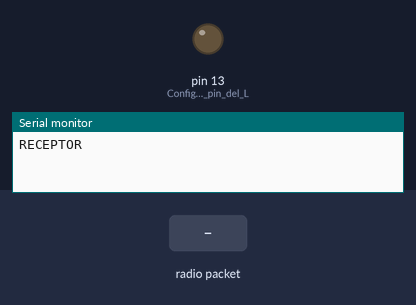
This sketch was run on a simulated Arduino Uno, built with avr-gcc and run on an emulated ATmega328P. On the bench: output pins drawn as LEDs (lit = HIGH), the last lines printed to the serial monitor. The inputs (shaded band) are chosen by the test bench. No radio packets arrive unless stated.

Above: at 1.2 s.
1.3 s: radio packet "1" arrives
At 1.8 s:
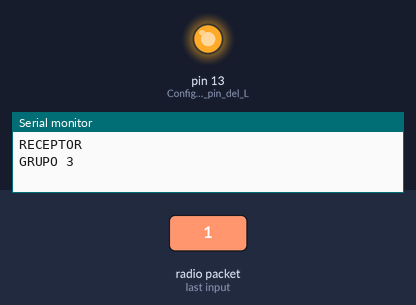
2.8 s: radio packet "0" arrives
At 4.5 s:
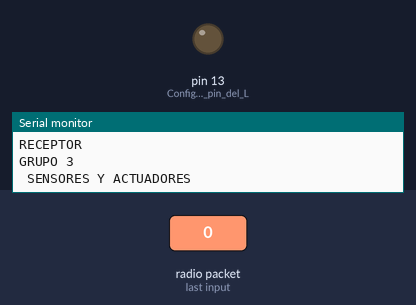
Timing chart, 0 to 6.0 s (numbered marks = the images above; inputs shaded):
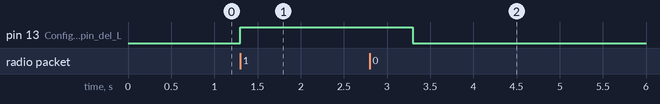

The sketch:

RECEPTOR.ino
```cpp
#include <VirtualWire.h>// INCLUYO LIBRERIA
// CONFIGURACION
void setup()
{

    // Se inicializa el RF
    vw_set_ptt_inverted(true); //
    vw_set_rx_pin(2);  //Pin 2 como entrada del RF
    vw_setup(2000);  // velocidad: Bits per segundo
    Serial.begin(9600);  // CONFIGURO EL MONITOR SERIE
    Serial.println("RECEPTOR");// ENVIO MENSAJE
    vw_rx_start();       // Se inicia como receptor

    pinMode(13, OUTPUT);    //Configuramos el pin del Led como SALIDA, LED INTEGRADO QUE SE ENCIENDE Y SE APAGA SEGUN EL CARACTER RECIBIDO

    digitalWrite(13, false);// ESTA APAGADO AL INICIAR LA PROGRAMACION
}
// VARIABLE QUE ALMACENA EL CARACTER RECIBIDO
char dato [1];
void loop()
{  // CONFIGURO EL DATO A RECIBIR
    uint8_t dato [VW_MAX_MESSAGE_LEN];// CONFIGURO EL DATO QUE SE RECIBE PARA SU INTERPRETACION
    uint8_t datoleng=VW_MAX_MESSAGE_LEN;

    //verificamos si hay un dato valido en el RF
    if (vw_get_message(dato,&datoleng))
    {
        if( dato[0]=='1') // SI DATO ES DE VALOR 1
        {
            Serial.println("GRUPO 3");// ENVIO MENSAJE POR MONITOR SERIE
            digitalWrite(13, HIGH); //Encendemos el Led DEL PIN 13
            delay(500); // SE ENCIENDE POR DOS SEGUNDOS
        }
        if( dato[0]=='0')
        {    Serial.println(" SENSORES Y ACTUADORES");//  SE ENVIA LA PALABRA SENSORES Y ACTUADORES SI EL CARACTER ES OTRO VALOR
             delay(500);// DELAY DE DOS SEGUNDOS
            digitalWrite(13, LOW); //Apagamos el Led
        }
    }
}
```

Measured:
- after the input at 1.3 s, pin 13 (Configuramos_el_pin_del_L): LOW → HIGH at once
- after the input at 2.8 s, pin 13 (Configuramos_el_pin_del_L): HIGH → LOW after 0.50 s
